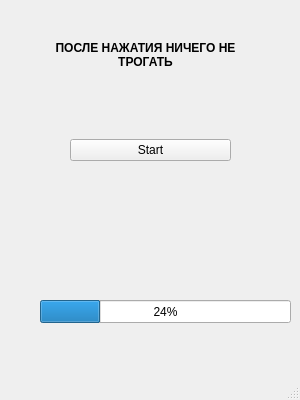
<?xml version="1.0" encoding="UTF-8"?>
<ui version="4.0">
 <class>MainWindow</class>
 <widget class="QMainWindow" name="MainWindow">
  <property name="geometry">
   <rect>
    <x>0</x>
    <y>0</y>
    <width>300</width>
    <height>400</height>
   </rect>
  </property>
  <property name="windowTitle">
   <string>Installer</string>
  </property>
  <widget class="QWidget" name="centralwidget">
   <widget class="QProgressBar" name="progressBar">
    <property name="geometry">
     <rect>
      <x>40</x>
      <y>300</y>
      <width>251</width>
      <height>23</height>
     </rect>
    </property>
    <property name="value">
     <number>24</number>
    </property>
   </widget>
   <widget class="QWidget" name="horizontalLayoutWidget">
    <property name="geometry">
     <rect>
      <x>70</x>
      <y>120</y>
      <width>161</width>
      <height>61</height>
     </rect>
    </property>
    <layout class="QHBoxLayout" name="horizontalLayout">
     <item>
      <widget class="QPushButton" name="pushButton">
       <property name="enabled">
        <bool>true</bool>
       </property>
       <property name="text">
        <string>Start</string>
       </property>
      </widget>
     </item>
    </layout>
   </widget>
   <widget class="QLabel" name="label">
    <property name="geometry">
     <rect>
      <x>40</x>
      <y>20</y>
      <width>211</width>
      <height>71</height>
     </rect>
    </property>
    <property name="font">
     <font>
      <weight>75</weight>
      <bold>true</bold>
     </font>
    </property>
    <property name="text">
     <string> ПОСЛЕ НАЖАТИЯ НИЧЕГО НЕ ТРОГАТЬ</string>
    </property>
    <property name="textFormat">
     <enum>Qt::RichText</enum>
    </property>
    <property name="scaledContents">
     <bool>false</bool>
    </property>
    <property name="alignment">
     <set>Qt::AlignCenter</set>
    </property>
    <property name="wordWrap">
     <bool>true</bool>
    </property>
    <property name="margin">
     <number>5</number>
    </property>
   </widget>
  </widget>
  <widget class="QStatusBar" name="statusbar"/>
 </widget>
 <resources/>
 <connections/>
</ui>
